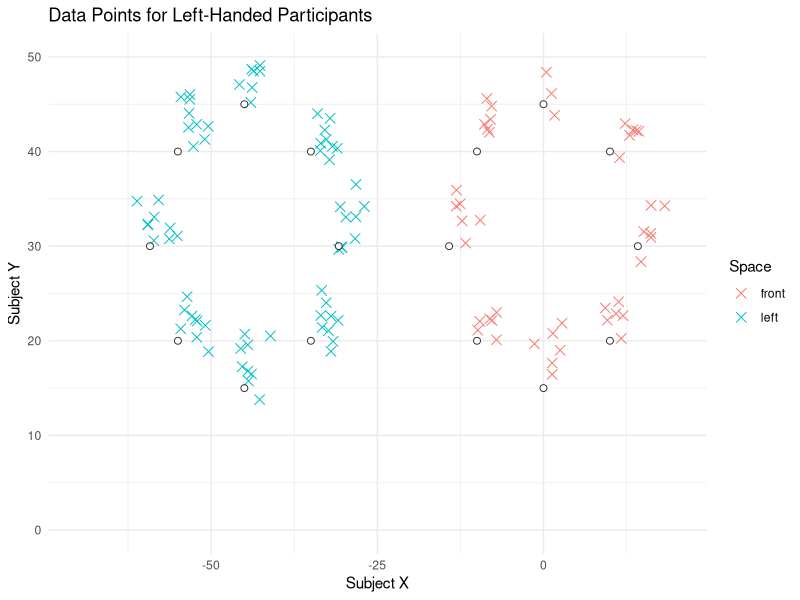
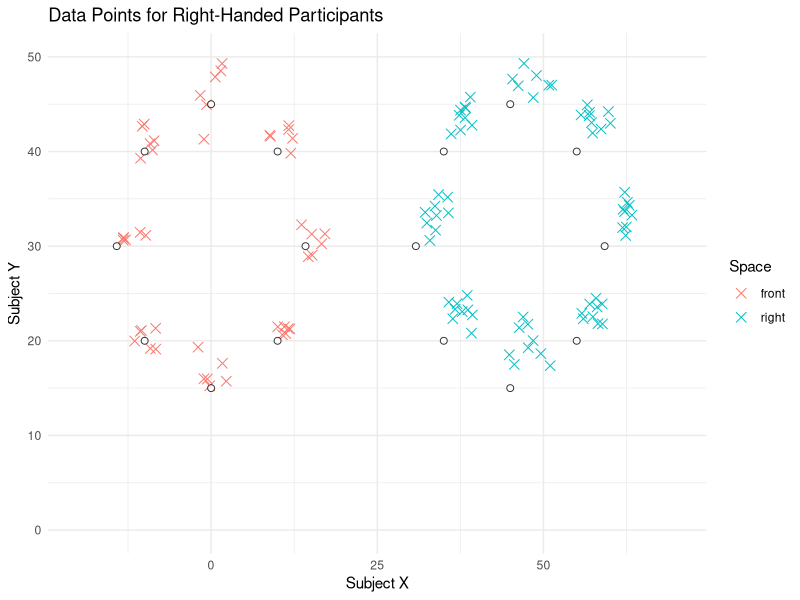
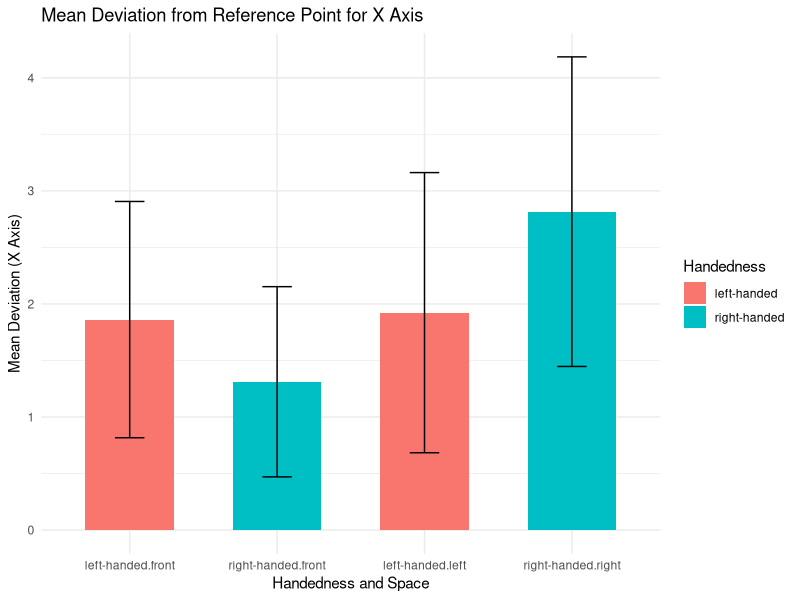
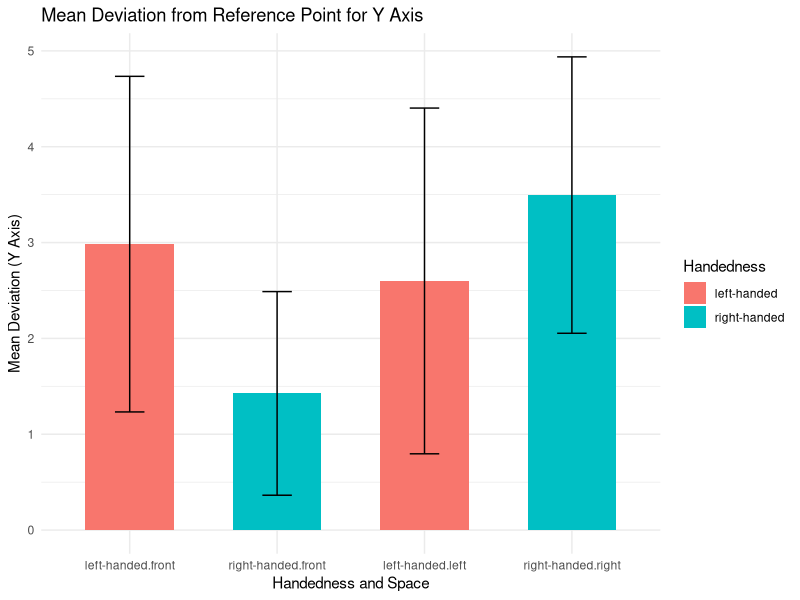

These figures' R source, in order:

library(ggplot2)
library(dplyr)
set.seed( rnorm(n = 1, mean = 0, sd = 2000   ) )

# Participant IDs and their handedness
participantCount <- 1:6
participant_tags <- data.frame(
  ID = participantCount,
  hand = rep(c("left-handed", "right-handed"), each = 3)  # Assuming 3 left-handed and 3 right-handed participants
)

# Define reference points for different spatial positions
base_points <- data.frame(
  ref_x = c(0, 0, 10, -10, 10, -10, 14.2, -14.2),  # Base reference x-coordinates
  ref_y = c(15, 45, 20, 20, 40, 40, 30, 30)  # Base reference y-coordinates
  # ref_x and ref_y values represent different spatial positions:
  # (0, 15) - Front
  # (0, 45) - Front (further)
  # (10, 20) - Oblique right
  # (-10, 20) - Oblique left
  # (10, 40) - Right
  # (-10, 40) - Left
  # (14.2, 30) - Extreme right oblique
  # (-14.2, 30) - Extreme left oblique
)


# Sample size
N <- length(participantCount)
fac <- 3
bigFac <- 3

# Calculating mean adjustments for right-handed participants
right_handed_means <- list(
  front = data.frame(
    x = c(rep(0.29 * sqrt(N), 2), rep(0.36 * sqrt(N), 6)),
    y = c(rep(0.57 * sqrt(N), 2), rep(0.43 * sqrt(N), 6))
  ),
  right = data.frame(
    x = c(rep(0.31 * sqrt(N) * fac, 2), rep(0.38 * sqrt(N) * fac, 6)),
    y = c(rep(0.52 * sqrt(N) * fac, 2), rep(0.47 * sqrt(N) * fac, 6))
  )
)
# right_handed_means$front generated

right_handed_sds <- list(
  front = data.frame(
    x = c(rep(0.19 * sqrt(N ) * fac , 2), rep(0.18 * sqrt(N) * fac, 6)),
    y = c(rep(0.3 * sqrt(N)   * fac,  2), rep(0.14 * sqrt(N) * fac, 6))
  ),
  right = data.frame(
    x = c(rep(0.21 * sqrt(N) * fac, 2), rep(0.19 * sqrt(N) * fac, 6)),
    y = c(rep(0.28 * sqrt(N) * fac, 2), rep(0.16 * sqrt(N) * fac, 6))
  )
)
# right_handed_sds$front generated

# Mean and SE adjustments for left-handed participants
# Calculating mean adjustments for left-handed participants
left_handed_means <- list(
  front = data.frame(
    x = c(rep(0.21 * sqrt(N)* bigFac, 2), rep(0.25 * sqrt(N) * bigFac, 6)),
    y = c(rep(0.45 * sqrt(N)* bigFac, 2), rep(0.35 * sqrt(N) * bigFac, 6))
  ),
  left = data.frame(
    x = c(rep(0.23 * sqrt(N)* bigFac, 2), rep(0.28 * sqrt(N)* bigFac, 6)),
    y = c(rep(0.4 * sqrt(N) * bigFac, 2), rep(0.33 * sqrt(N)* bigFac, 6))
  )
)
# left_handed_means$front generated

left_handed_sds <- list(
  front = data.frame(
    x = c(rep(0.15 * sqrt(N)* bigFac, 2), rep(0.17 * sqrt(N)* bigFac, 6)),
    y = c(rep(0.25 * sqrt(N)* bigFac, 2), rep(0.2 * sqrt(N)* bigFac, 6))
  ),
  left = data.frame(
    x = c(rep(0.2 * sqrt(N)* bigFac, 2), rep(0.22 * sqrt(N)* bigFac, 6)),
    y = c(rep(0.3 * sqrt(N)* bigFac, 2), rep(0.27 * sqrt(N)* bigFac, 6))
  )
)
# left_handed_sds$front generated




# Initialize an empty data frame to accumulate rows
my_data <- data.frame(
  ID = integer(),
  subjectX = numeric(),
  subjectY = numeric(),
  ref_x = numeric(),
  ref_y = numeric(),
  hand = character(),
  space = character()
)

# Set number of repetitions for each spatial position
reps_front <- 2  # Number of repetitions for front space
reps_side <- 3   # Number of repetitions for side spaces
numOfPoints <- nrow(base_points)

# Loop over participants
for (i in participantCount) {
  current_hand <- participant_tags$hand[i]
  cat("Processing participant ID:", i, "Handedness:", current_hand, "\n")
  
  # Select the appropriate mean and sd adjustments based on handedness
  if (current_hand == "right-handed") {
    means <- right_handed_means
    sds <- right_handed_sds
    side_space <- "right"
    side_offset <- 45  # Offset for right space
  } else {
    means <- left_handed_means
    sds <- left_handed_sds
    side_space <- "left"
    side_offset <- -45  # Offset for left space
  }
  
  # Loop over reference points
  for (j in 1:numOfPoints) {
    cat("  Processing reference point index:", j, "\n")
    
    # Front space repetitions
    for (k in 1:reps_front) {
      cat("    Adding front space repetition:", k, "\n")
      # Generate random adjustments
      deltaX <- rnorm(1, mean = means$front$x[j], sd = sds$front$x[j])
      deltaY <- rnorm(1, mean = means$front$y[j], sd = sds$front$y[j])
      # Add base reference points
      subjectX <- base_points$ref_x[j] + deltaX
      subjectY <- base_points$ref_y[j] + deltaY
      
      rowToAdd <- data.frame(
        ID = i,
        subjectX = subjectX,
        subjectY = subjectY,
        ref_x = base_points$ref_x[j],
        ref_y = base_points$ref_y[j],
        hand = current_hand,
        space = "front"
      )
      my_data <- rbind(my_data, rowToAdd)
    }
    
    # Side space repetitions
    for (k in 1:reps_side) {
      cat("    Adding", side_space, "space repetition:", k, "\n")
      # Generate random adjustments
      deltaX <- rnorm(1, mean = means[[side_space]]$x[j], sd = sds[[side_space]]$x[j])
      deltaY <- rnorm(1, mean = means[[side_space]]$y[j], sd = sds[[side_space]]$y[j])
      # Add base reference points and side offset
      subjectX <- base_points$ref_x[j] + side_offset + deltaX
      subjectY <- base_points$ref_y[j] + deltaY
      
      rowToAdd <- data.frame(
        ID = i,
        subjectX = subjectX,
        subjectY = subjectY,
        ref_x = base_points$ref_x[j] + side_offset,
        ref_y = base_points$ref_y[j],
        hand = current_hand,
        space = side_space
      )
      my_data <- rbind(my_data, rowToAdd)
    }
  }
}


# Display the final data frame
print("Final data frame:")
print(head(my_data))

# Write the final data frame to a CSV file
# write.csv(my_data, file = "my_data.csv", row.names = FALSE)

my_data_left <- my_data %>% filter(hand == "left-handed")
my_data_right <- my_data %>% filter(hand == "right-handed")
# Plot for left-handed participants
print("Creating plot for left-handed participants")
ggplot(my_data_left, aes(x = subjectX, y = subjectY)) +
  geom_point(aes(color = space), size = 3, shape = 4) +
  # Plot base reference points
  geom_point(
    data = base_points,
    aes(x = ref_x, y = ref_y),
    color = "black",
    size = 2,
    shape = 21,
    fill = "white",
    alpha = 0.8
  ) +
  # Plot side space reference points (adjusted for side_offset)
  geom_point(
    data = transform(base_points, ref_x = ref_x + (-45)),
    aes(x = ref_x, y = ref_y),
    color = "black",
    size = 2,
    shape = 21,
    fill = "white",
    alpha = 0.8
  ) +
  labs(
    x = "Subject X",
    y = "Subject Y",
    title = "Data Points for Left-Handed Participants",
    color = "Space"
  ) +
  theme_minimal() +
  xlim(-70, 20) +
  ylim(0, 50)

# Plot for right-handed participants
print("Creating plot for right-handed participants")
ggplot(my_data_right, aes(x = subjectX, y = subjectY)) +
  geom_point(aes(color = space), size = 3, shape = 4) +
  # Plot base reference points
  geom_point(
    data = base_points,
    aes(x = ref_x, y = ref_y),
    color = "black",
    size = 2,
    shape = 21,
    fill = "white",
    alpha = 0.8
  ) +
  # Plot side space reference points (adjusted for side_offset)
  geom_point(
    data = transform(base_points, ref_x = ref_x + 45),
    aes(x = ref_x, y = ref_y),
    color = "black",
    size = 2,
    shape = 21,
    fill = "white",
    alpha = 0.8
  ) +
  labs(
    x = "Subject X",
    y = "Subject Y",
    title = "Data Points for Right-Handed Participants",
    color = "Space"
  ) +
  theme_minimal() +
  xlim(-20, 70) +
  ylim(0, 50)



# Load necessary libraries
# Calculate deviation from the reference point for each data point
my_data <- my_data %>%
  mutate(
    deviationX = abs(subjectX - ref_x),
    deviationY = abs(subjectY - ref_y)
  )

# Calculate the mean deviation for each group (hand, space) for both X and Y axes
summary_deviation <- my_data %>%
  group_by(hand, space) %>%
  summarize(
    mean_deviationX = mean(deviationX, na.rm = TRUE),
    mean_deviationY = mean(deviationY, na.rm = TRUE),
    sd_deviationX = sd(deviationX, na.rm = TRUE),
    sd_deviationY = sd(deviationY, na.rm = TRUE)
  )

# Display the summary data
print(summary_deviation)


# Create a bar plot with error bars for mean deviations
ggplot(summary_deviation, aes(x = interaction(hand, space), y = mean_deviationX, fill = hand)) +
  geom_bar(stat = "identity", position = "dodge", width = 0.6) +
  geom_errorbar(aes(ymin = mean_deviationX - sd_deviationX, ymax = mean_deviationX + sd_deviationX),
                width = 0.2, position = position_dodge(0.6)) +
  labs(
    x = "Handedness and Space",
    y = "Mean Deviation (X Axis)",
    title = "Mean Deviation from Reference Point for X Axis",
    fill = "Handedness"
  ) +
  theme_minimal()

# If you also want to plot for the Y axis deviations
ggplot(summary_deviation, aes(x = interaction(hand, space), y = mean_deviationY, fill = hand)) +
  geom_bar(stat = "identity", position = "dodge", width = 0.6) +
  geom_errorbar(aes(ymin = mean_deviationY - sd_deviationY, ymax = mean_deviationY + sd_deviationY),
                width = 0.2, position = position_dodge(0.6)) +
  labs(
    x = "Handedness and Space",
    y = "Mean Deviation (Y Axis)",
    title = "Mean Deviation from Reference Point for Y Axis",
    fill = "Handedness"
  ) +
  theme_minimal()

